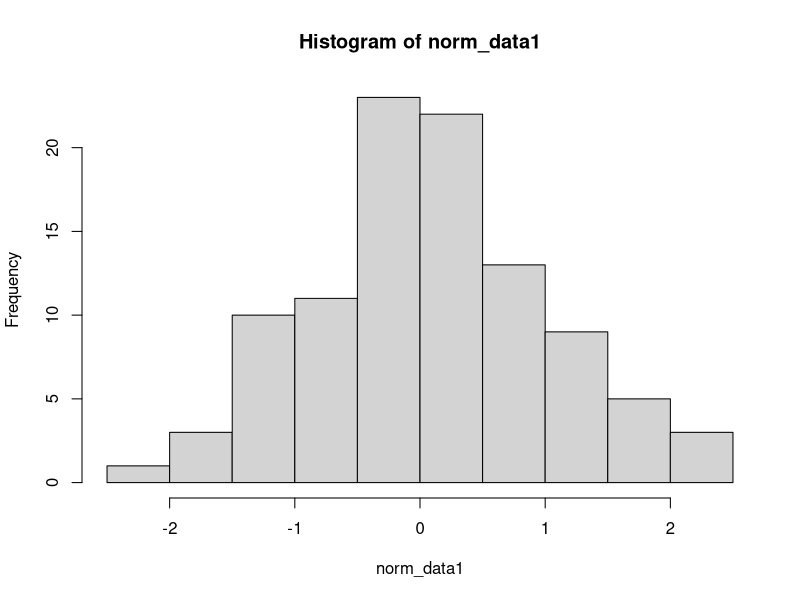
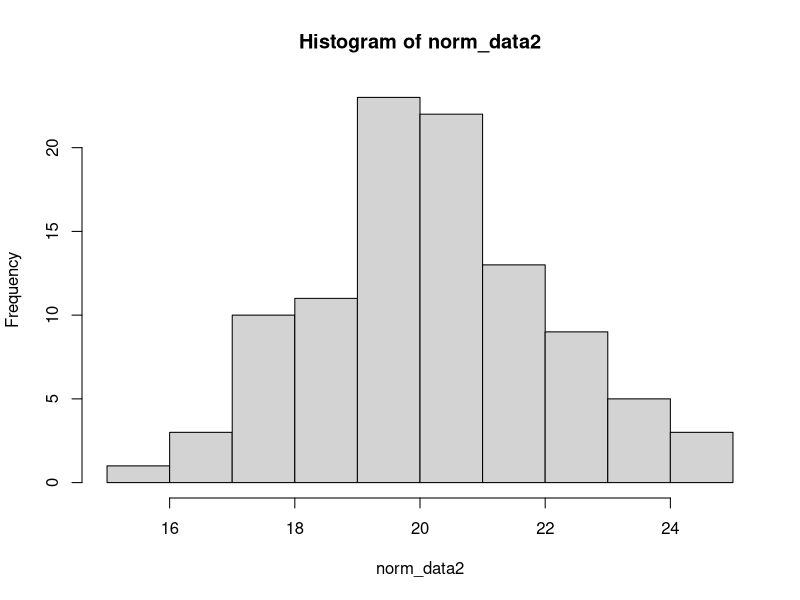
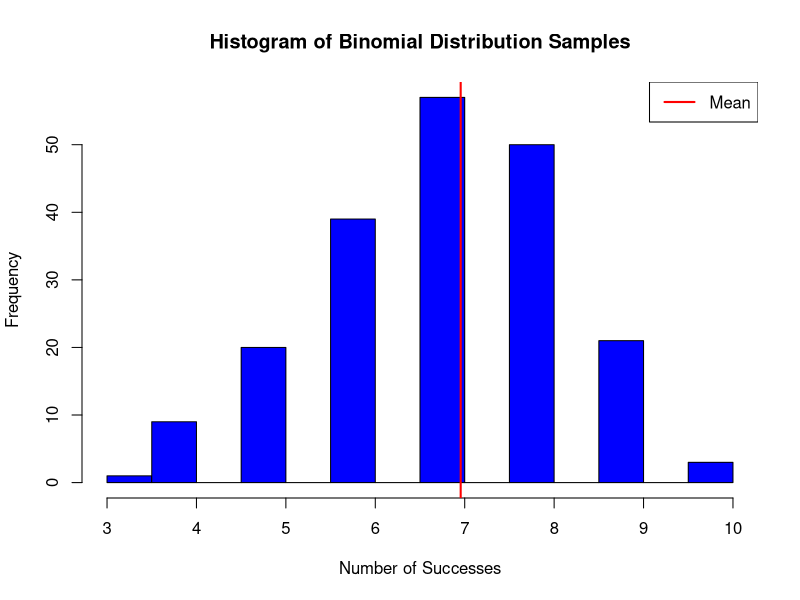

Here is the R script that generated these plots, in order:
set.seed(123)  # Ensure reproducibility
rnorm(5, mean = 0, sd = 1)
dnorm(0, mean = 0, sd = 1)
pnorm(0, mean = 0, sd = 1)
set.seed(123)  # Ensure reproducibility
rpois(5, lambda = 3)

set.seed(123)  # Ensure reproducibility
norm_data1 <- rnorm(100, mean = 0, sd = 1)
hist(norm_data1)

set.seed(123)
norm_data2 <- rnorm(100, mean = 20, sd = 2)
hist(norm_data2)

set.seed(123)
uniform_draws <- runif(10, min = 100, max = 10000)
print(uniform_draws)

set.seed(123)
perm_sample <- sample(1:200)
print(head(perm_sample, 10))
#print(perm_sample) # nolint

set.seed(123)
sample_rep <- sample(10:100, size = 100, replace = TRUE)
print(sample_rep)

mean_waiting_time <- 15  # Average waiting time is 15 minutes
sd_waiting_time <- 5     # Standard deviation is 5 minutes

# Probability of waiting less than 10 minutes
probability_less_than_10 <- pnorm(10, mean = mean_waiting_time, sd = sd_waiting_time) # nolint
print(probability_less_than_10)

# Set the seed for reproducibility
set.seed(123)

# Generate 200 random samples from a binomial distribution
binom_samples <- rbinom(200, size = 10, prob = 0.7)

# Create a histogram of the generated samples
hist(binom_samples, main = "Histogram of Binomial Distribution Samples",
     xlab = "Number of Successes", ylab = "Frequency",
     col = "blue", breaks = 10)

# Adding additional information for interpretation
abline(v = mean(binom_samples), col = "red", lwd = 2)
legend("topright", legend = c("Mean"), col = c("red"), lwd = 2)
